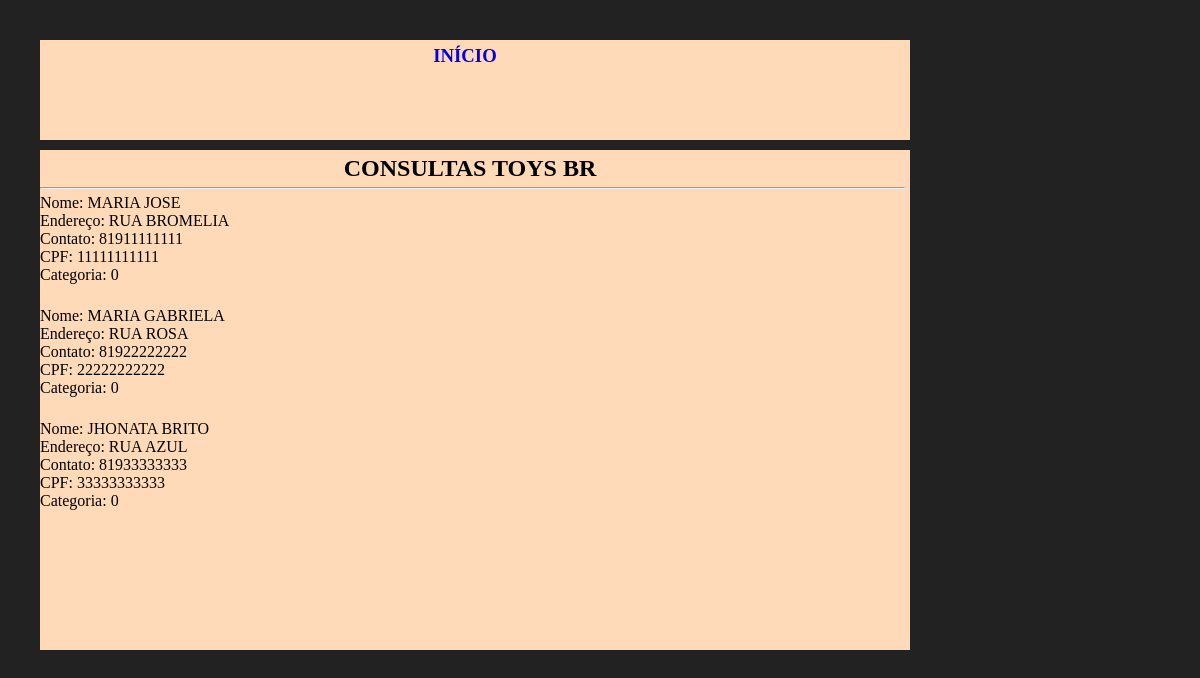
/consulta.php, run on the app's committed database.
### tables this page shows
CREATE TABLE `cliente` (
  `CPF` varchar(11) DEFAULT NULL,
  `Categoria` int(100) NOT NULL DEFAULT '0',
  `Nome` varchar(40) DEFAULT NULL,
  `Endereco` varchar(40) DEFAULT NULL,
  `Contato` varchar(11) DEFAULT NULL
);

### consulta.php (the view, shortened to what this page needs)
<?php
include("conexao.php");
?>
<!DOCTYPE html>
<html lang ="pt-br">
<head>
	<link rel="stylesheet" type="text/css" href="_css/estilo.css">
</head>
<body>
	<div class="container">
		<nav>
			<ul class="menu">
				<center>
					<h3><a href="index.php" style="text-decoration:none">INÍCIO</a></a></h3>
				</center>
			</ul>
		</nav>
	<section>
	<center><h2> CONSULTAS TOYS BR</h2></center>
		<hr>
  			<?php
  			$result = "SELECT * FROM cliente";
  			$resultado = mysqli_query($conexao,$result);
  			while ($exibirRegistros = mysqli_fetch_array($resultado)){
				$cpf = $exibirRegistros[0];
				$categoria = $exibirRegistros[1];
				$nome = $exibirRegistros[2];
				$endereco = $exibirRegistros[3];
				$contato = $exibirRegistros[4];
				print"<article>";
				print"Nome: $nome<br>";
				print"Endereço: $endereco<br>";
				print"Contato: $contato<br>";
				print"CPF: $cpf<br>";
				print"Categoria: $categoria <br><br>";
				print"</article>";
			}
  			?>
			</body>
</html>

### _css/estilo.css (style rules this page uses)
* { margin:5px; padding:0; margin-left: 0px; }
body { background-color: #222; font-family: Tahoma; font-left: 50px; font-size: 100%; }
.container { margin:auto; width: 1200px; margin-top: 20px; padding: 10px; }
nav { width: 870px; height: 100px; margin-left: 30px; background-color: #FFDAB9; float: left; }
section { width: 870px; height: 500px; margin-left: 30px; float: left; background-color: #FFDAB9; }

### data on the page
cliente: Nome "MARIA JOSE", Endereco "RUA BROMELIA", Contato "81911111111", CPF "11111111111", Categoria "0"
cliente: Nome "MARIA GABRIELA", Endereco "RUA ROSA", Contato "81922222222", CPF "22222222222", Categoria "0"
cliente: Nome "JHONATA BRITO", Endereco "RUA AZUL", Contato "81933333333", CPF "33333333333", Categoria "0"
